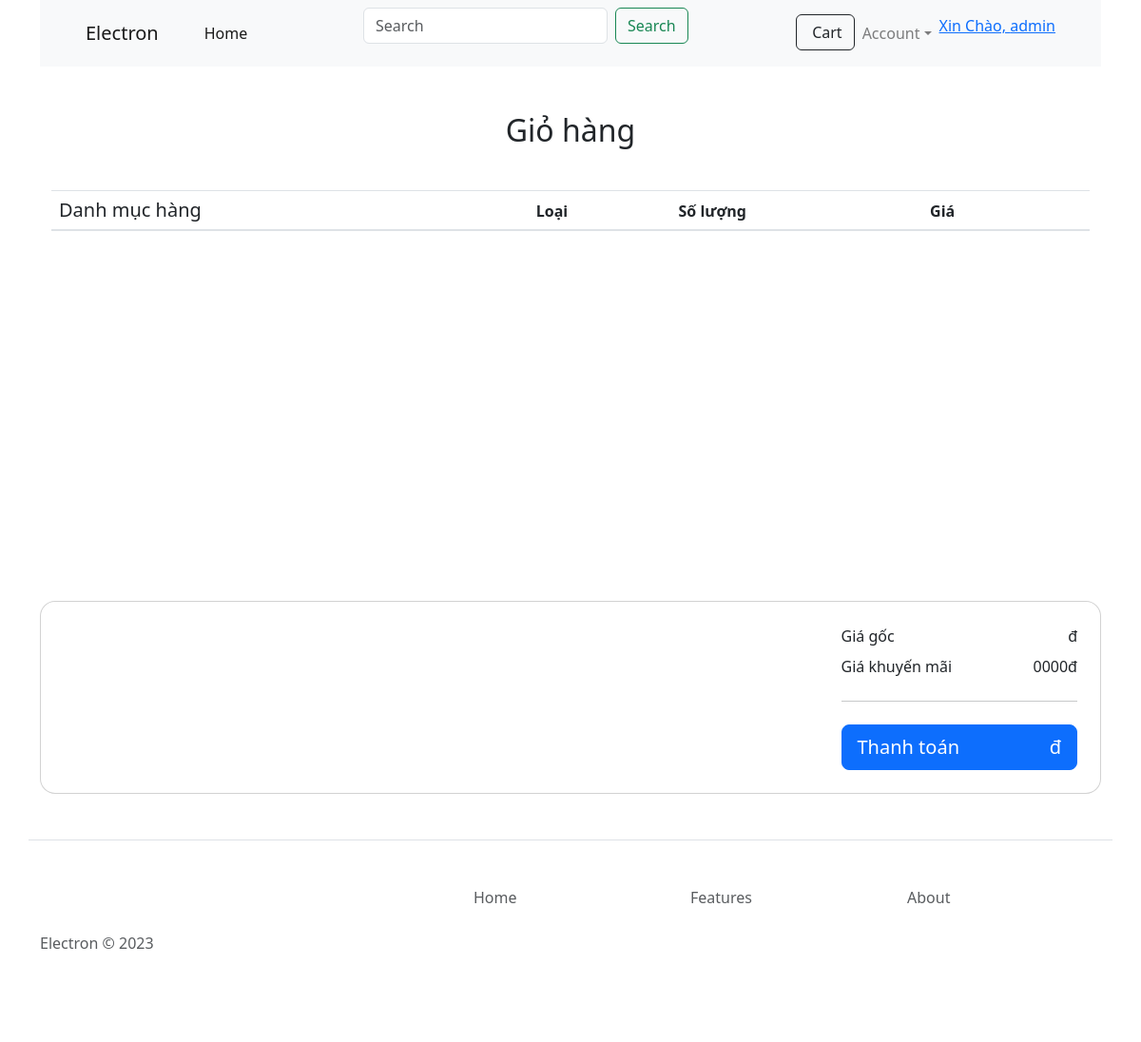
Page /cart/ (signed in) on the earlier database version.
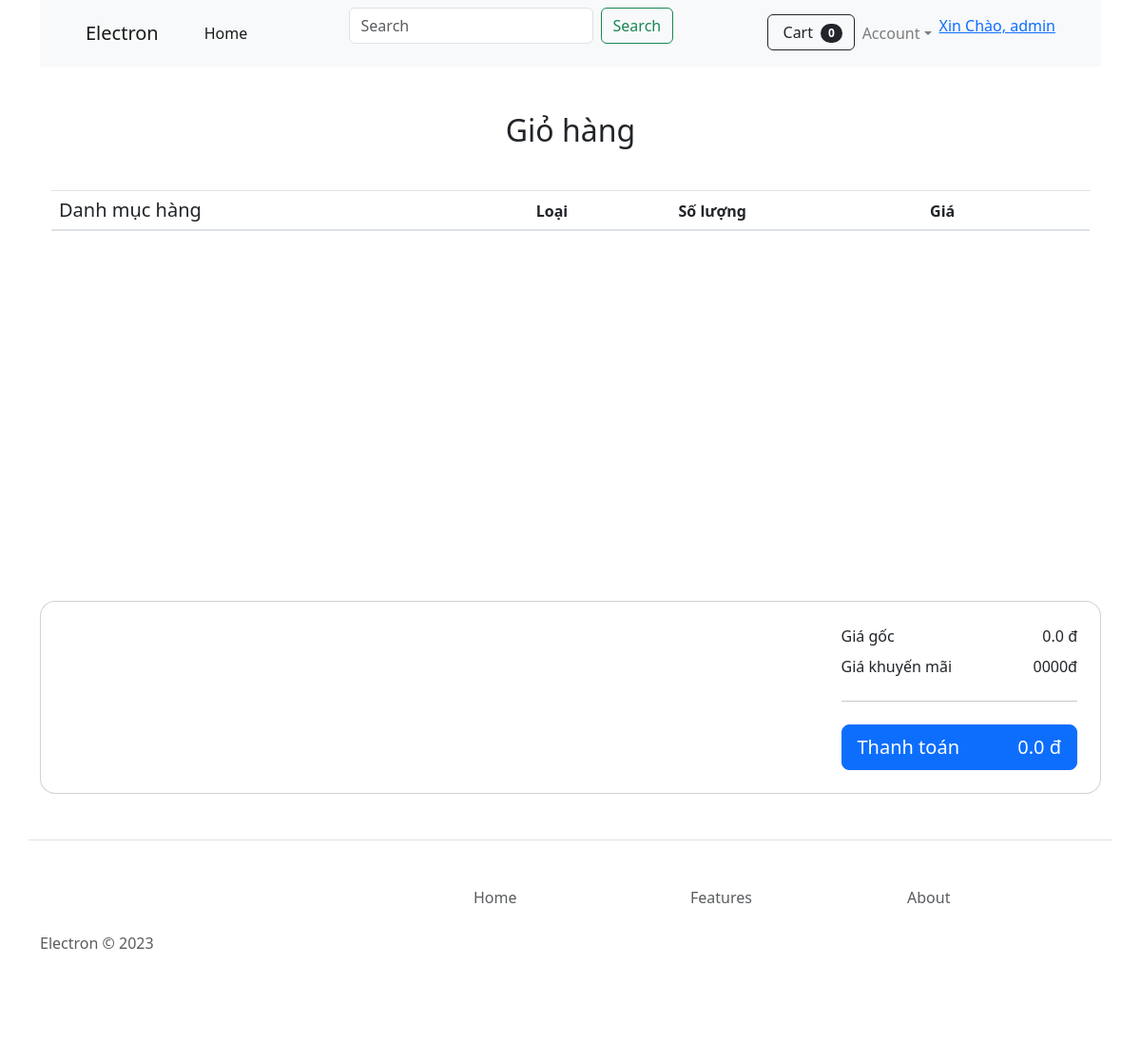
Same page on the later database version.
### cart/models.py (models this page shows, shortened)
class Cart(models.Model):
    user = models.ForeignKey(User, blank=True, on_delete=models.CASCADE)
    date_order =models.DateTimeField(auto_now_add=True)
    complete = models.BooleanField(default=False)
    transaction = models.CharField(max_length=100, null=True)
    paid = models.BooleanField(default=False)
    voucher = models.ForeignKey(voucher , on_delete=models.SET_NULL , null=True, blank=True)
    is_discounted = models.BooleanField(default=False)
    def total(self):
        total = 0.0
        cart_items_phone = self.cart_item_phone_set.all()
        cart_items_tablet = self.cart_item_tablet_set.all()
        cart_items_laptop = self.cart_item_laptop_set.all()
        cart_items_watch = self.cart_item_watch_set.all()
        for item in cart_items_phone:
            total += int(item.get_product_price())
        for item in cart_items_tablet:
            total += int(item.get_product_price())
        for item in cart_items_laptop:
            total += int(item.get_product_price())
        for item in cart_items_watch:
            total += int(item.get_product_price())
        if self.is_discounted == True:
            return total - self.voucher.discount
        return total
    def sumorder(self):
        total    = 0
        cart_items_phone = self.cart_item_phone_set.all()
        cart_items_tablet = self.cart_item_tablet_set.all()
        cart_items_laptop = self.cart_item_laptop_set.all()
        cart_items_watch = self.cart_item_watch_set.all()
        for item in cart_items_phone:
            total += 1
        for item in cart_items_tablet:
            total += 1
        for item in cart_items_laptop:
            total += 1
        for item in cart_items_watch:
            total += 1
        return total

### cart/views.py (the view)
# urls.py: path('' , include('home.urls'), name='index'),
def index(request):
    try:
        cart = Cart.objects.get(complete = False, user = request.user)
    except:
        return render(request, 'cart.html')
    cart_item_phone = cart.cart_item_phone_set.all()
    cart_item_tablet = cart.cart_item_tablet_set.all()
    cart_item_laptop = cart.cart_item_laptop_set.all()
    cart_item_watch = cart.cart_item_watch_set.all()
    context = {
        'cart':cart,
        'cart_items_phone': cart_item_phone,
        'cart_items_tablet': cart_item_tablet,
        'cart_items_laptop': cart_item_laptop,
        'cart_items_watch': cart_item_watch,
    }
    return render(request, 'cart.html',context)

### templates/cart.html (shortened to what this page needs)
{% load static %}
<div class = "container">
{% include 'base/navbar.html' %}
<link rel="stylesheet" href="https://cdn.jsdelivr.net/npm/bootstrap@4.0.0/dist/css/bootstrap.min.css">
	<link href="{% static 'css/bootstrap.css' %}" rel="stylesheet" type="text/css"/>
	<link rel = "stylesheet" href = "{% static 'css/custom.css' %}">
	<link href="{% static 'font/css/all.min.css' %}" rel="stylesheet" type="text/css">
    <div class="py-5 text-center">
        <h2>Giỏ hàng</h2>
      </div>
    <section class="h-100 h-custom " style="margin-top: -60px;">
        <div class="container h-100 py-5">
          <div class="row d-flex justify-content-center align-items-center h-100">
            <div class="col">
              <div class="table-responsive table-wrapper-scroll-y my-custom-scrollbar">
                <table class="table">
                  <thead>
                    <tr>
                      <th scope="col" class="h5">Danh mục hàng</th>
                      <th scope="col">Loại</th>
                      <th scope="col">Số lượng</th>
                      <th scope="col">Giá</th>
                      <th scope="col"></th>
                    </tr>
                  </thead>
                </table>
              </div>
            </section>
              <div class="card shadow-2-strong mb-5 mb-lg-0" style="border-radius: 16px;">
                <div class="card-body p-4">
                  <div class="row">
                    <div class="col-md-6 col-lg-4 col-xl-3 mb-4 mb-md-0">
                    </div>
                    <div class="col-md-6 col-lg-4 col-xl-6">
                    </div>
                    <div class="col-lg-4 col-xl-3">
                      <div class="d-flex justify-content-between" style="font-weight: 500;">
                        <p class="mb-2">Giá gốc</p>
                        <p class="mb-2">{{cart.total}} đ</p>
                      </div>
                      <div class="d-flex justify-content-between" style="font-weight: 500;">
                        <p class="mb-0">Giá khuyến mãi</p>
                        <p class="mb-0">0000đ</p>
                      </div>
                      <hr class="my-4">
                      <a href="{% url 'checkout'%}">
                      <button type="button" class="btn btn-primary btn-block btn-lg">
                          <div class="d-flex justify-content-between">
                            <span>Thanh toán</span>
                            <span>{{cart.total}} đ</span>
                          </div>
                        </button>
                      </a>
                    </div>
                  </div>
                </div>
              </div>
            </div>
      {% include 'base/footer.html' %}

### templates/base/navbar.html (shortened to what this page needs)
{% load static %}
<nav class="navbar navbar-expand-lg navbar-light bg-light">
  <div class="container px-4 px-lg-5">
      <a class="navbar-brand" href="{% url 'index'%}">Electron</a>
      <div class="collapse navbar-collapse" id="navbarSupportedContent">
          <ul class="navbar-nav me-auto mb-2 mb-lg-0 ms-lg-4">
              <li class="nav-item"><a class="nav-link active" aria-current="page" href="{% url 'index'%}">Home</a></li>
            </ul>
          <form class="d-flex" role="search">
            <input class="form-control me-2" type="search" name="que" placeholder="Search" aria-label="Search">
            <button class="btn btn-outline-success" type="submit">Search</button>
          </form>
          <ul class="navbar-nav ms-auto mb-2 mb-lg-0">
                <a href="{% url 'cart' %}">
                  <button class="btn btn-outline-dark" type="submit">
                    Cart
                    <span class="badge bg-dark text-white ms-1 rounded-pill">{{cart.sumorder}}</span>
                </button>
                </a>
            <li class="nav-item dropdown">
              <a class="nav-link dropdown-toggle" id="navbarDropdown" href="#" role="button" data-bs-toggle="dropdown" aria-expanded="false">Account</a>
            </li>
            {% if user.is_authenticated %}
            <a href="">Xin Chào, {{user.username}}</a>
            {% else %}
            <a href="{% url 'login' %}">Đăng nhập</a>
            {% endif %}
          </ul>
      </div>
  </div>
</nav>

Differences in the rows shown:
added Cart: sumorder "0", total "0.0"
